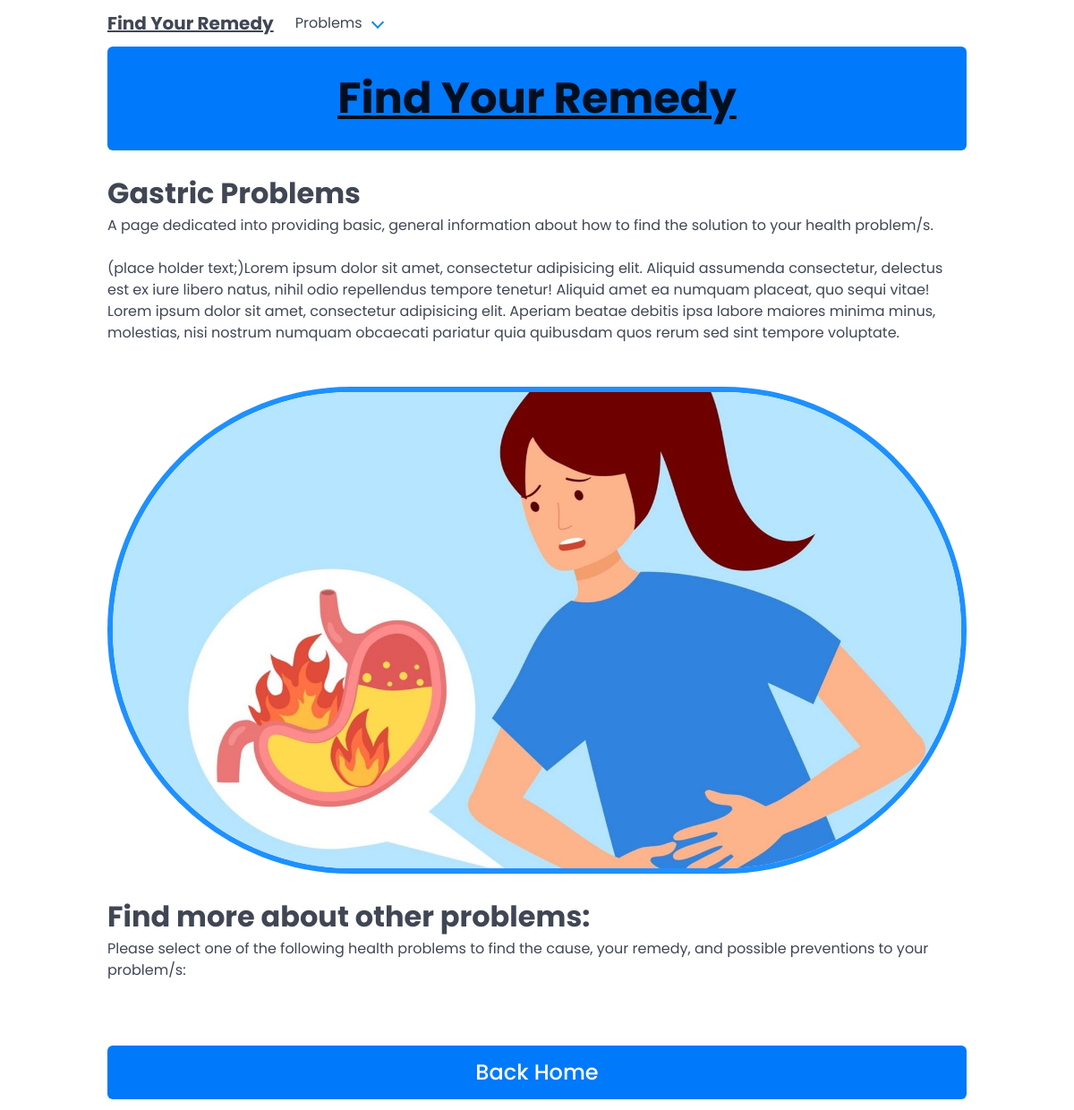
The app's page /Gastric Problems/, older data.
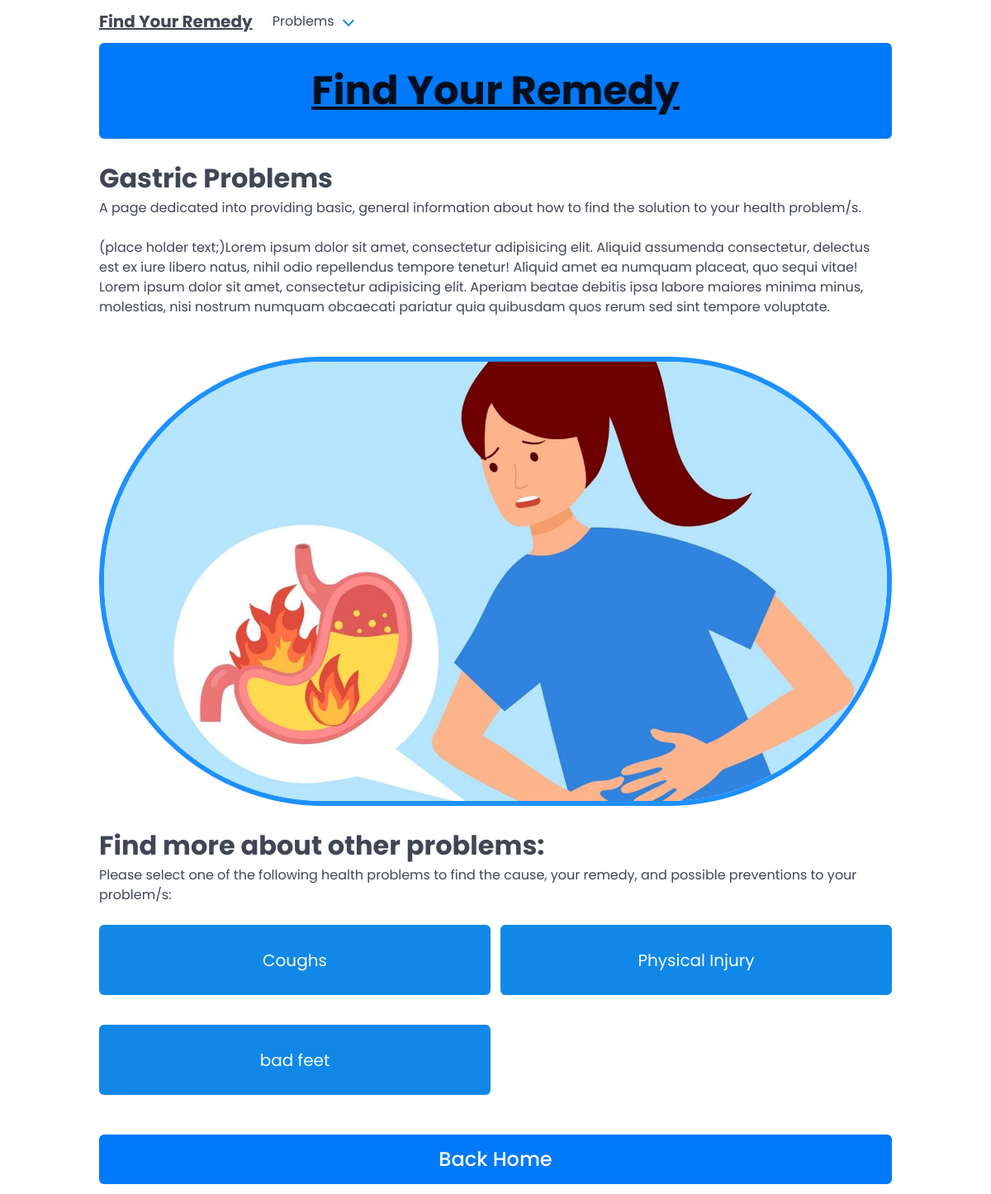
The same page, newer data.
### main/models.py (models this page shows, shortened)
class Illness(models.Model):
    name = models.CharField(max_length=64)
    class Meta:
        ordering = [
            'name',
        ]
        verbose_name_plural = 'Illnesses'

### main/views.py (the view)
# urls.py: path('Gastric Problems/', views.gastric_problems, name='Gastric Problems'),
def gastric_problems(request):
    illnesses = Illness.objects.all()
    context = {
        'illnesses': illnesses,
    }
    return render(request, 'main/Gastric Problems.html', context)

### main/templates/main/Gastric Problems.html (shortened to what this page needs)
<!DOCTYPE html>
<html lang="en">
<head>
    {% load static %}
    <link rel="stylesheet" href="{% static 'Style.css' %}">
</head>
<body>
     <nav class="navbar is-fixed-top" role="navigation" aria-label="main navigation">
        <div class="container">
            <div class="navbar-brand">
                <a class="navbar-item" href="{% url 'home' %}">
                    <h1 class="is-size-5 has-text-left has-text-weight-bold title-white"><u>Find Your Remedy</u></h1>
                </a>
                <div class="navbar-item has-dropdown is-hoverable">
                    <a class="navbar-link">
                        Problems
                    </a>
                </div>
            </div>
        </div>
    </nav>
    <div class="container">
        <div class="notification is-primary" style="margin-top: 3.25rem;">
            <h1 class="is-size-1 has-text-centered has-text-weight-bold"><u>Find Your Remedy</u></h1>
        </div>
        <h2 class="is-size-3 has-text-weight-bold">Gastric Problems</h2>
        <p>
            A page dedicated into providing basic, general information about how to find the solution to your health
            problem/s.
        </p>
        <br>
        <p>(place holder text;)Lorem ipsum dolor sit amet, consectetur adipisicing elit. Aliquid assumenda consectetur,
            delectus est ex iure libero natus, nihil odio repellendus tempore tenetur! Aliquid amet ea numquam placeat, quo
            sequi vitae! Lorem ipsum dolor sit amet, consectetur adipisicing elit. Aperiam beatae debitis ipsa labore
            maiores minima minus, molestias, nisi nostrum numquam obcaecati pariatur quia quibusdam quos rerum sed sint
            tempore voluptate.</p>
        <br>
        <br>
        <figure class="image is-1080x1080">
            <img class="is-rounded image-border" src="{% static '/images/gastric.jpg' %}" alt="Stethoscope"/>
        </figure>
        <br>
        <h2 class="is-size-3 has-text-weight-bold">Find more about other problems:</h2>
        <p>
            Please select one of the following health problems to find the cause, your remedy, and possible preventions to
            your problem/s:
        </p>
        <br>
        <div class="fixed-grid">
            <div class="grid">
                 {% for illness in illnesses %}
                    <a class="cell1 notification is-link has-text-centered is-size-5" href="{% url 'illness_view' illness.name %}">{{ illness.name }}</a>
                 {% endfor %}
                <br>
            </div>
            <div class="columns is-centered">
                <div class="column is-full">
                    <a class="button is-size-4 is-primary has-text-white is-fullwidth" href="{% url 'home' %}">Back Home</a>
                </div>
            </div>
        </div>
    </div>
</body>
</html>

Row changes from the older to the newer data that the page shows:
added Illness: name "Coughs"
added Illness: name "Physical Injury"
added Illness: name "bad feet"
